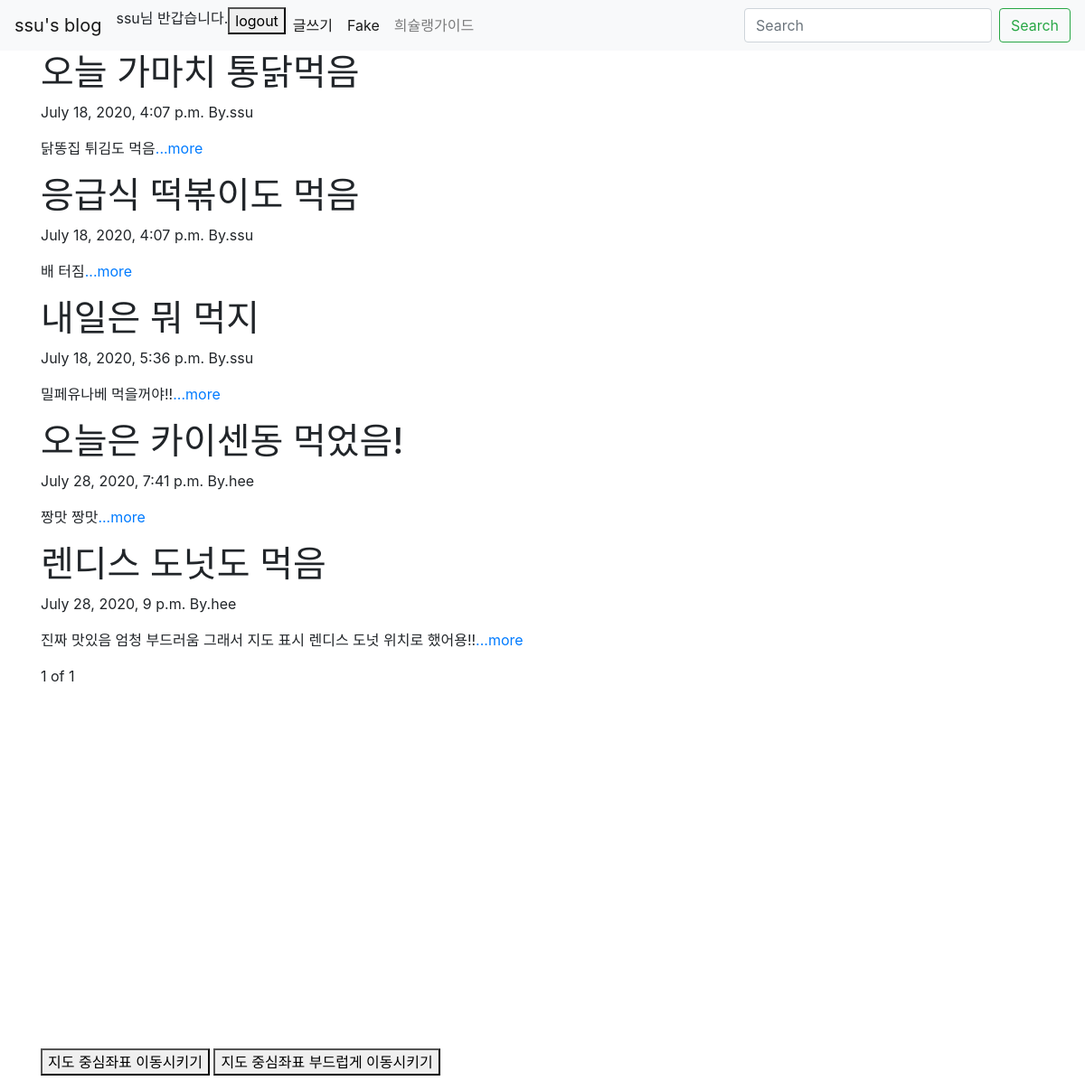
The app's page / (signed in) with its own data.
### blog/models.py (models this page shows, shortened)
class Blog(models.Model):
    title= models.CharField(max_length=200)
    pub_date=models.DateTimeField('date published')
    body = models.TextField()
    auther = models.CharField(max_length=100,default="ssu")
    def summary(self):
        return self.body[:100]

### blog/views.py (the view)
# urls.py: path('',blog.views.blog,name='blog'),
def blog(request):
    blogs= Blog.objects
    blog_list = Blog.objects.all()
    paginator = Paginator(blog_list,10)
    page= request.GET.get('page')
    articles= paginator.get_page(page)
    return render(request, 'blog.html',{'blogs':blogs,'articles':articles})

### blog/templates/blog.html (shortened to what this page needs)
{% extends 'base.html' %}
{% block content %}
    {% for blog in articles %}
        <div>
            <h1>{{blog.title}}</h1>
            <p>{{blog.pub_date}}       By.{{blog.auther}} </p>
            <p>{{blog.summary}}<a href="{% url 'detail' blog.id %}">...more</a></p>
        </div>
    {% endfor %}
    <span>{{articles.number}}</span>
    <span>of</span>
    <span>{{articles.paginator.num_pages}}</span>
    <br>
    <div id="map" style="width:auto;height:400px;"></div>
    <p>
        <button onclick="setCenter()">지도 중심좌표 이동시키기</button>
        <button onclick="panTo()">지도 중심좌표 부드럽게 이동시키기</button>
    </p>
{% endblock %}

### myproject/templates/base.html (shortened to what this page needs)
<head>
<link rel="stylesheet" href="https://stackpath.bootstrapcdn.com/bootstrap/4.5.0/css/bootstrap.min.css">
</head>
<body>
    <nav class="navbar navbar-expand-lg navbar-light bg-light">
        <a class="navbar-brand" href="{% url 'blog'%}">ssu's blog</a>
        <div class="collapse navbar-collapse" id="navbarSupportedContent">
          <ul class="navbar-nav mr-auto">
            {% if user.is_authenticated %}
            <a>{{user.username}}님 반갑습니다.</a>
            <a href="javascript:{document.getElementById('logout').submit()}"><button>logout</button></a>
            <li class="nav-item active">
              <a class="nav-link" href="{% url 'new' %}">글쓰기 <span class="sr-only">(current)</span></a>
            </li>
            {% endif%}
            <li class="nav-item active">
              <a class="nav-link" href="{% url 'fake' %}">Fake <span class="sr-only">(current)</span></a>
            </li>
            <li class="nav-item">
              <a class="nav-link" href="{% url 'food' %}">희슐랭가이드</a>
            </li>
          </ul>
          <form class="form-inline my-2 my-lg-0">
            <input class="form-control mr-sm-2" type="search" placeholder="Search" aria-label="Search">
            <button class="btn btn-outline-success my-2 my-sm-0" type="submit">Search</button>
          </form>
        </div>
      </nav>
    <div class="container">
        {% block content %}
        {% endblock %}
    </div>
    </body>

### records on screen
Blog: title "오늘 가마치 통닭먹음", pub_date "July 18, 2020, 4:07 p.m.", auther "ssu", summary "닭똥집 튀김도 먹음"
Blog: title "응급식 떡볶이도 먹음", pub_date "July 18, 2020, 4:07 p.m.", auther "ssu", summary "배 터짐"
Blog: title "내일은 뭐 먹지", pub_date "July 18, 2020, 5:36 p.m.", auther "ssu", summary "밀페유나베 먹을꺼야!!"
Blog: title "오늘은 카이센동 먹었음!", pub_date "July 28, 2020, 7:41 p.m.", auther "hee", summary "짱맛 짱맛"
Blog: title "렌디스 도넛도 먹음", pub_date "July 28, 2020, 9 p.m.", auther "hee", summary "진짜 맛있음 엄청 부드러움 그래서 지도 표시 렌디스 도넛 위치로 했어용!!"

### other values on screen
{{ user.username }} "ssu"
{{ articles.number }} "1"
{{ articles.paginator.num_pages }} "1"
